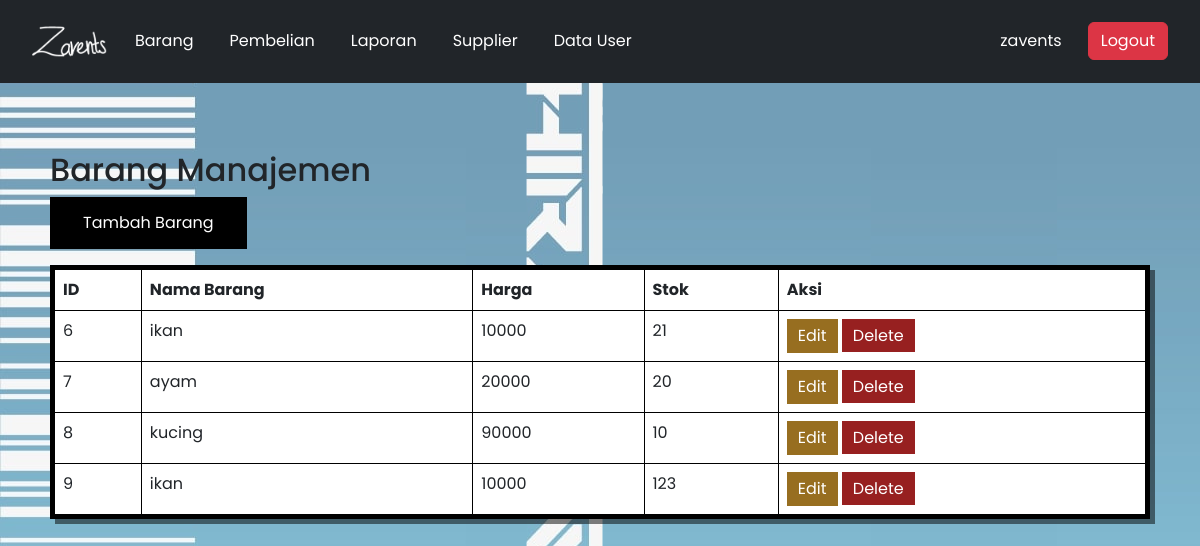
Page /barang.php (signed in) on the committed database.
### tables this page shows
CREATE TABLE `barang` (
  `id_barang` int(12) NOT NULL,
  `id_supplier` int(12) NOT NULL,
  `nama_barang` varchar(255) NOT NULL,
  `harga_barang` int(24) NOT NULL,
  `stok` int(24) NOT NULL
);

### barang.php (the view, shortened to what this page needs)
<?php
$host = "localhost";
$user = "root";
$password = "";
$database = "inventaris";
$koneksi = new mysqli($host, $user, $password, $database);
$result = $koneksi->query("SELECT * FROM barang");
?>
<!DOCTYPE html>
<html lang="en">
<head>
    <link href="https://cdn.jsdelivr.net/npm/bootstrap@5.3.0/dist/css/bootstrap.min.css" rel="stylesheet">
</head>
<body style="background-image: url(./img/bg.png);">
    <?php include('navbar.php'); ?>
    <div class="container mt-5">
        <h2>Barang Manajemen</h2>
        <button class="button mb-3" data-bs-toggle="modal" data-bs-target="#addModal">Tambah Barang</button>
        <table class="table table-bordered"onmouseover="this.style.borderColor='rgb(0, 162, 255)'"
        onmouseout="this.style.borderColor='rgb(0, 0, 0)'" >
        <tr>
                <th>ID</th>
                <th>Nama Barang</th>
                <th>Harga</th>
                <th>Stok</th>
                <th>Aksi</th>
            </tr>
            <?php while ($row = $result->fetch_assoc()) { ?>
            <tr>
                <td><?= $row['id_barang'] ?></td>
                <td><?= $row['nama_barang'] ?></td>
                <td><?= $row['harga_barang'] ?></td>
                <td><?= $row['stok'] ?></td>
                <td>
                    <button class="button-edit btn-sm" data-bs-toggle="modal" data-bs-target="#editModal<?= $row['id_barang'] ?>">Edit</button>
                    <a href="?delete=<?= $row['id_barang'] ?>" class="button-hapus btn-sm" onclick="return confirm('Are you sure?')">Delete</a>
                </td>
            </tr>
            <?php } ?>
        </table>
    </div>
</body>
</html>

### navbar.php (style rules this page uses)
body { font-family: 'Poppins', sans-serif; }
.container { padding: 20px; }
.table { border: 5px solid rgb(0, 0, 0); padding: 30px; box-shadow: 5px 5px 0px rgba(0, 0, 0, 0.5); transition: border-color 0.3s; }
.button { --bg: #000; --hover-bg: rgba(0, 101, 253, 0.66); --hover-text: #000; color: #fff; cursor: pointer; border: 1px solid var(--bg); padding: 0.8em 2em; background: var(--bg); transition: 0.2s; }
.button-edit { --bg: rgb(151, 110, 32); --hover-bg: rgb(255, 166, 0); --hover-text: #000; color: #fff; cursor: pointer; border: 1px solid var(--bg); padding: 4px 10px; background: var(--bg); transition: 0.2s; text-decoration: none !important; }
.button-hapus { --bg: rgb(151, 32, 32); --hover-bg: rgb(255, 121, 121); --hover-text: #000; color: #fff; cursor: pointer; border: 1px solid var(--bg); padding: 4px 10px; background: var(--bg); transition: 0.2s; text-decoration: none !important; }

### rows in the picture
barang: id_barang "6", nama_barang "ikan", harga_barang "10000", stok "21"
barang: id_barang "7", nama_barang "ayam", harga_barang "20000", stok "20"
barang: id_barang "8", nama_barang "kucing", harga_barang "90000", stok "10"
barang: id_barang "9", nama_barang "ikan", harga_barang "10000", stok "123"

### other values in the picture
$_SESSION['username'] "zavents"
